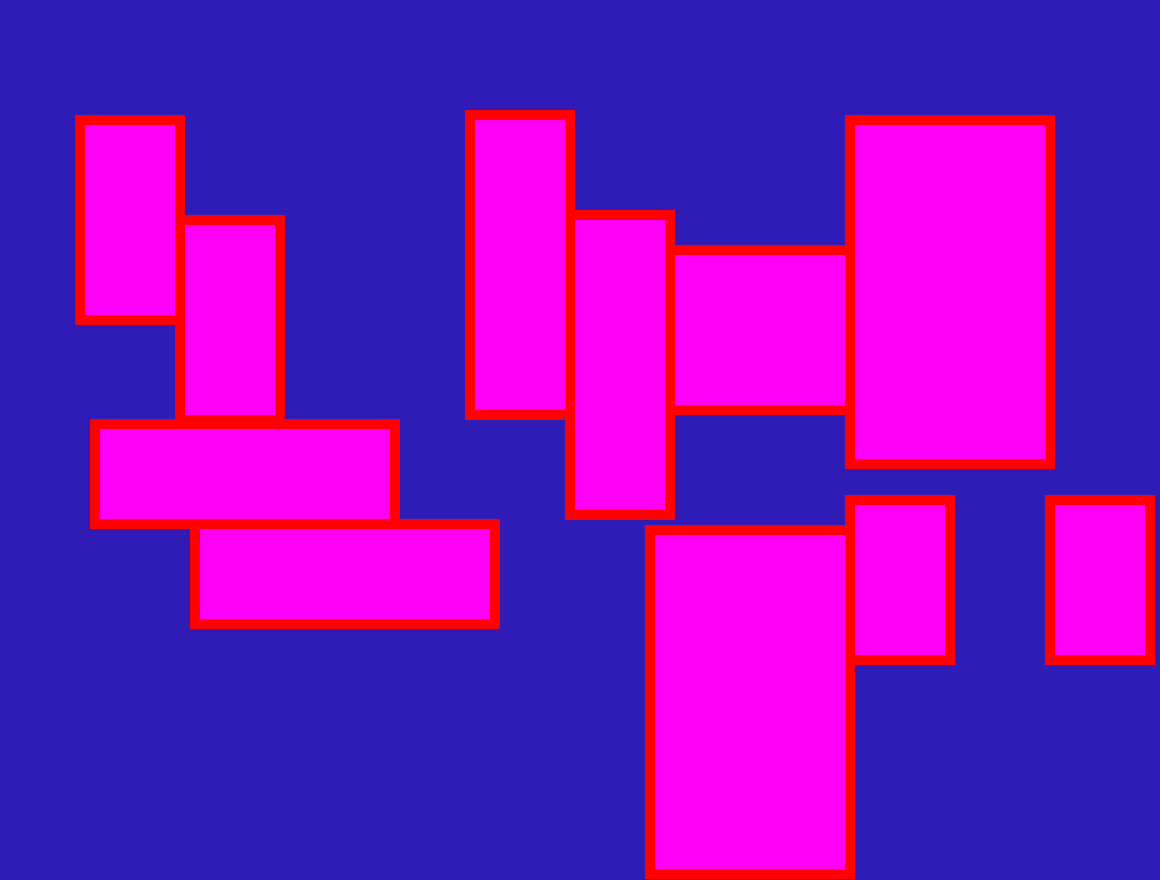
Frame 1 (no input)
Frame 60 (no input): identical to frame 1, image omitted
Frame 120 (the mouse pressed at the canvas centre since frame 60): identical to frame 1, image omitted

The p5.js sketch that drew this single still picture (run headless with seeded random() and noise() and a simulated clock; from frame 60 on, the mouse is pressed at the canvas centre):

// p5.js sketch
// ── sketch.js
let x = 50;
let y = 100;


function setup() {
    createCanvas(1160,880);
    background(47,27,182);
}

function draw() {
    strokeWeight(10);
    stroke(255,0,0);
    fill(255,0,246);

    rect(x+30, y+20, 100, 200);//1
    rect(x+45, y+324, 300, 100);//2
    rect(x+420, y+15, 100, 300);//3
    rect(x+600, y+150, 200, 160);//4
    rect(x+1000, y+400, 100, 160);//5

    rect(x+600, y+430, 200, 344);//4'
    rect(x+30+100, y+20+100, 100, 200);//1'
    rect(x+45+100, y+324+100, 300, 100);//2'
    rect(x+420+100, y+15+100, 100, 300);//3'
    rect(x+800, y+400, 100, 160);//5'

    rect(x+800, y+20, 200, 344);//4'





}
